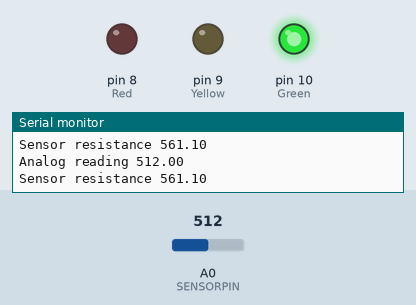
Simulated run of this sketch. Board: Arduino Uno, built with avr-gcc and run on an emulated ATmega328P. On the bench: output pins drawn as LEDs (lit = HIGH), the last lines printed to the serial monitor. Dashed ring = blinking. The inputs (shaded band) are chosen by the test bench; at power-on: A0 (SENSORPIN) = 512.

Above: at 1.8 s.
1.9 s: A0 (SENSORPIN) set to 717
3.4 s: A0 (SENSORPIN) set to 740
At 5.2 s:
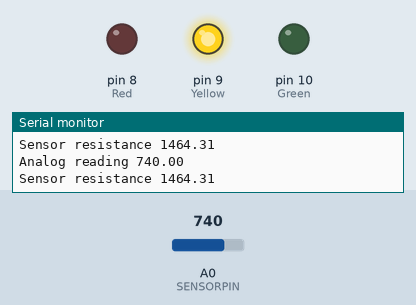
5.5 s: A0 (SENSORPIN) set to 769
At 8.0 s:
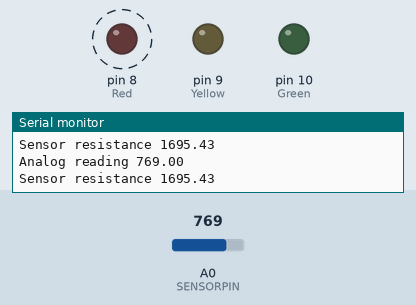
9.0 s: A0 (SENSORPIN) set to 748
At 10.5 s:
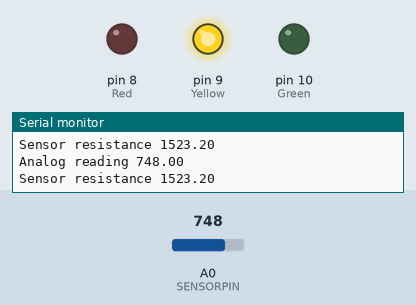
10.8 s: A0 (SENSORPIN) set to 767
At 13.3 s:
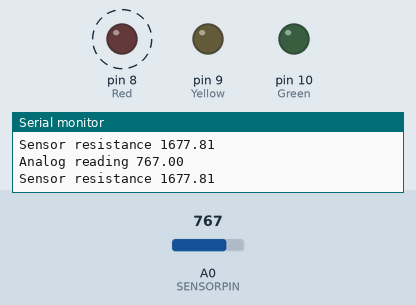
Timing chart, 0 to 15.9 s (numbered marks = the images above; inputs shaded):
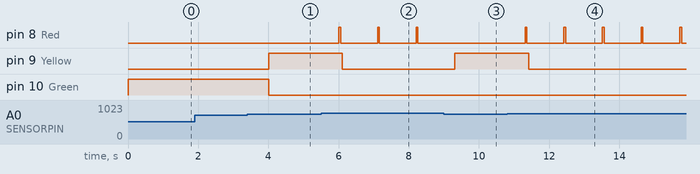

The sketch:

LED.ino
```cpp
#define Red 8
#define Yellow 9
#define Green 10
#define SERIESRESISTOR 560
#define SENSORPIN A0

void setup(void)
{
  Serial.begin(9600);
  pinMode(Red,OUTPUT);
  pinMode(Yellow,OUTPUT);
  pinMode(Green,OUTPUT);
}

void loop(void) {
  float reading;

  reading = analogRead(SENSORPIN);

  Serial.print("Analog reading ");
  Serial.println(reading);

//when bottle is low
//1 inch or below
  if(reading >= 758.00)
  {
    digitalWrite(Red,HIGH);
     delay(50);
    digitalWrite(Red,LOW);
    delay(50);
    digitalWrite(Yellow,LOW);
    digitalWrite(Green,LOW);
  }

  //when bottle is medium
//1 inches - 3 inches
  if(reading >= 727.00 && reading <= 757.00)
  {
    digitalWrite(Red,LOW);
    digitalWrite(Yellow,HIGH);
    digitalWrite(Green,LOW);
  }

//when bottle is full
//3 inches or above
  if(reading <= 726.00)
  {
    digitalWrite(Red,LOW);
    digitalWrite(Yellow,LOW);
    digitalWrite(Green,HIGH);
  }

  // convert the value to resistance
  reading = (1023 / reading)  - 1;
  reading = SERIESRESISTOR / reading;
  Serial.print("Sensor resistance ");
  Serial.println(reading);
   delay(1000);
}
```

Measured:
- the behaviour switches between 726 and 727 on A0 (SENSORPIN) (found by bisection; images 0 and 1)
- the behaviour switches between 757 and 758 on A0 (SENSORPIN) (found by bisection; images 1 and 2)
- after the input at 3.4 s, pin 9 (Yellow): LOW → HIGH after 0.61 s; pin 10 (Green): HIGH → LOW after 0.61 s
- after the input at 5.5 s, pin 8 (Red): alternates HIGH for 0.05 s and LOW for 1.1 s, starting after 0.51 s; pin 9 (Yellow): HIGH → LOW after 0.61 s
- after the input at 9.0 s, pin 8 (Red): stops changing and stays LOW; pin 9 (Yellow): LOW → HIGH after 0.31 s
- after the input at 10.8 s, pin 8 (Red): alternates HIGH for 0.05 s and LOW for 1.1 s, starting after 0.52 s; pin 9 (Yellow): HIGH → LOW after 0.62 s
